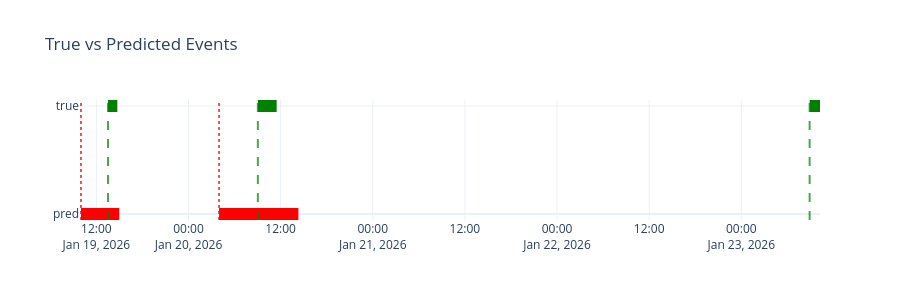

The code cell stored with this chart in its notebook:
### Code cell
# график событий
fig = go.Figure()

# true events
for start, end in true_events:
    fig.add_trace(
        go.Scatter(
            x=[start, end],
            y=[1, 1],
            mode='lines',
            line=dict(width=12, color='green'),
            name='true_event',
            showlegend=False
        )
    )

    # линия начала true события
    fig.add_vline(
        x=start,
        line_width=2,
        line_dash='dash',
        line_color='green',
        opacity=0.7
    )

# predicted events
for start, end in pred_events:
    fig.add_trace(
        go.Scatter(
            x=[start, end],
            y=[0, 0],
            mode='lines',
            line=dict(width=12, color='red'),
            name='pred_event',
            showlegend=False
        )
    )

    # линия начала pred события
    fig.add_vline(
        x=start,
        line_width=2,
        line_dash='dot',
        line_color='red',
        opacity=0.7
    )

fig.update_layout(
    yaxis=dict(
        tickvals=[0,1],
        ticktext=['pred','true']
    ),
    title='True vs Predicted Events',
    template='plotly_white',
    height=300
)

fig.show()

### Figure 1 — Plotly figure (JSON) as saved in the notebook; plotly's stock layout.template omitted (floating-point values rounded to 4 significant figures)
{"data": [{"line": {"color": "green", "width": 12}, "mode": "lines", "name": "true_event", "showlegend": false, "type": "scatter", "x": ["2026-01-19T13:31:00", "2026-01-19T14:44:00"], "y": [1, 1]}, {"line": {"color": "green", "width": 12}, "mode": "lines", "name": "true_event", "showlegend": false, "type": "scatter", "x": ["2026-01-20T09:02:00", "2026-01-20T11:29:00"], "y": [1, 1]}, {"line": {"color": "green", "width": 12}, "mode": "lines", "name": "true_event", "showlegend": false, "type": "scatter", "x": ["2026-01-23T08:54:00", "2026-01-23T10:15:00"], "y": [1, 1]}, {"line": {"color": "red", "width": 12}, "mode": "lines", "name": "pred_event", "showlegend": false, "type": "scatter", "x": ["2026-01-19T10:00:00", "2026-01-19T14:59:00"], "y": [0, 0]}, {"line": {"color": "red", "width": 12}, "mode": "lines", "name": "pred_event", "showlegend": false, "type": "scatter", "x": ["2026-01-20T03:59:00", "2026-01-20T14:19:00"], "y": [0, 0]}], "layout": {"height": 300, "shapes": [{"line": {"color": "green", "dash": "dash", "width": 2}, "opacity": 0.7, "type": "line", "x0": "2026-01-19T13:31:00", "x1": "2026-01-19T13:31:00", "xref": "x", "y0": 0, "y1": 1, "yref": "y domain"}, {"line": {"color": "green", "dash": "dash", "width": 2}, "opacity": 0.7, "type": "line", "x0": "2026-01-20T09:02:00", "x1": "2026-01-20T09:02:00", "xref": "x", "y0": 0, "y1": 1, "yref": "y domain"}, {"line": {"color": "green", "dash": "dash", "width": 2}, "opacity": 0.7, "type": "line", "x0": "2026-01-23T08:54:00", "x1": "2026-01-23T08:54:00", "xref": "x", "y0": 0, "y1": 1, "yref": "y domain"}, {"line": {"color": "red", "dash": "dot", "width": 2}, "opacity": 0.7, "type": "line", "x0": "2026-01-19T10:00:00", "x1": "2026-01-19T10:00:00", "xref": "x", "y0": 0, "y1": 1, "yref": "y domain"}, {"line": {"color": "red", "dash": "dot", "width": 2}, "opacity": 0.7, "type": "line", "x0": "2026-01-20T03:59:00", "x1": "2026-01-20T03:59:00", "xref": "x", "y0": 0, "y1": 1, "yref": "y domain"}], "title": {"text": "True vs Predicted Events"}, "yaxis": {"ticktext": ["pred", "true"], "tickvals": [0, 1]}}}
